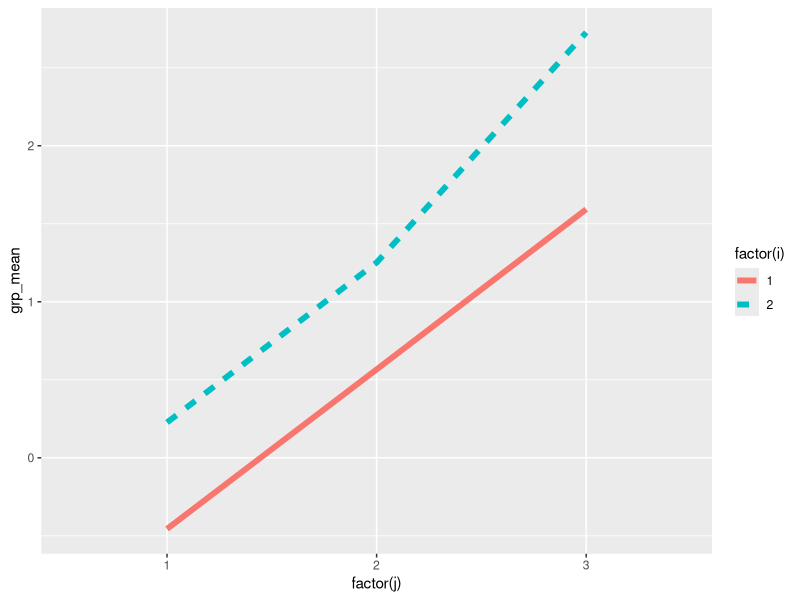

The R source for this figure:
# Simulating the Two-way ANOVA Model
###
# install.packages("dplyr")
# install.packages("ggplot2")
library(dplyr)
library(ggplot2)
###

# This function will return a data frame containing response values generated
# from a two-way ANOVA model with the specified parameters.
simulate_data <- function(mu, alpha, beta, delta, K, sigma) {
  I <- length(alpha)
  J <- length(beta)
  dat <- as.data.frame(expand.grid(i = 1:I, j = 1:J, k = 1:K, Y = NA))
  for (obs in 1:nrow(dat)) {
    dat$Y[obs] <- with(dat, mu + alpha[i[obs]] + beta[j[obs]] + delta[i[obs], j[obs]] + rnorm(1, 0, sigma))
  }
  return(dat)
}

###
# Simulate Data with no interactions
I <- 2 # Levels in Trt A
J <- 3 # Levels in Trt B
K <- 10 # Obs per cell

mu <- 1
alpha <- c(-0.5, 0.5)
beta <- c(-1, 0, 1)
delta <- matrix(c(0, 0, 0, 0, 0, 0), nrow = length(alpha), ncol = length(beta))
sigma <- 1

dat <- simulate_data(mu, alpha, beta, delta, K, sigma)
dat_grp_means <- dat %>% group_by(i, j) %>% summarize(grp_mean = mean(Y))

ggplot(dat_grp_means) + 
  geom_line(aes(x = factor(j), y = grp_mean, group = factor(i), linetype = factor(i), color = factor(i)), size = 2)
